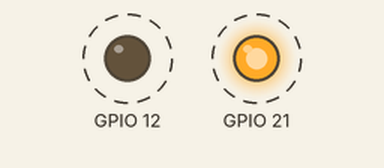
Recording of a program running on a simulated Raspberry Pi (BCM pin numbers). Parts: output pins drawn as LEDs (lit = HIGH). Dashed ring = blinking. What the program prints to the terminal is not drawn.

Above: at 0.12 s.
Timing chart, 0 to 3.0 s (numbered marks = the images above):
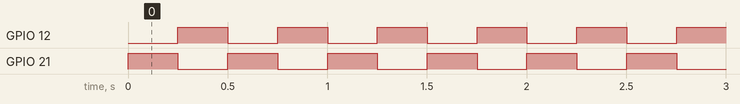

Measured:
- by itself, GPIO 12, GPIO 21: alternates HIGH for 0.25 s and LOW for 0.25 s

The program:

blink.py
```python
import RPi.GPIO as GPIO #imports easier way to talk to pins
from time import sleep #imports the ability to have it slow down for a period
GPIO.setmode(GPIO.BCM) #sets the numbering of pins on cobbler correctly
GPIO.setup(21, GPIO.OUT) #sets pin 21 as an output
GPIO.setup(12, GPIO.OUT)
def goLed(x,y,):
	GPIO.output(21,x) #sets the status of the pin as either having a high status (led is on) or low status (led is off)
	if x == 1:
		print("green on!")
	GPIO.output(12,y) #does the same with the other pin
	if y == 1:
		print("red on!")
	sleep(.25)# pauses for .25 seconds
while True:
	goLed(1,0)# sets the led on pin 21 on and the led on pin 12 off
	goLed(0,1) # does the opposite
```
